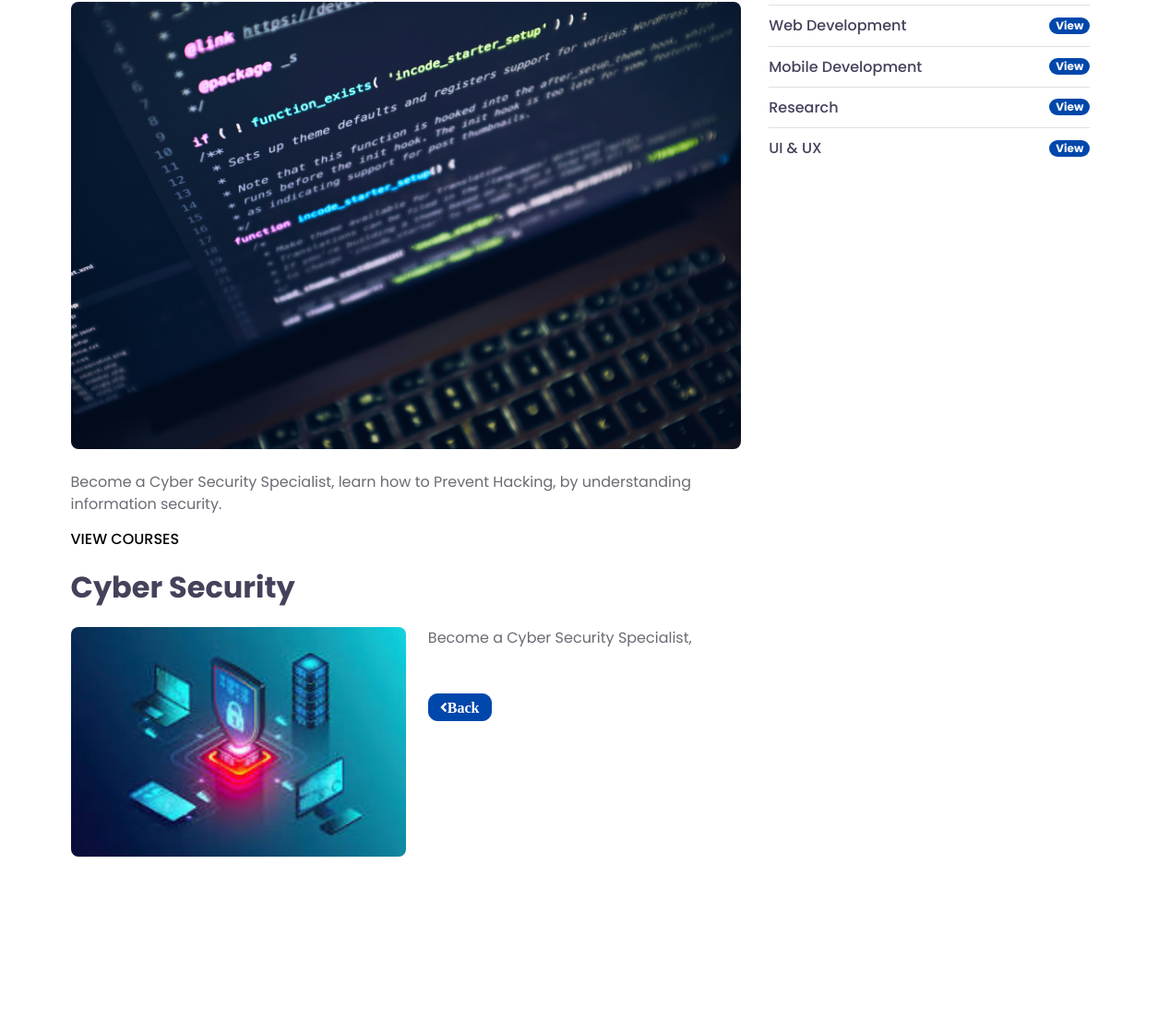
The page /article2/1/ (middle part) on the database as committed earlier.
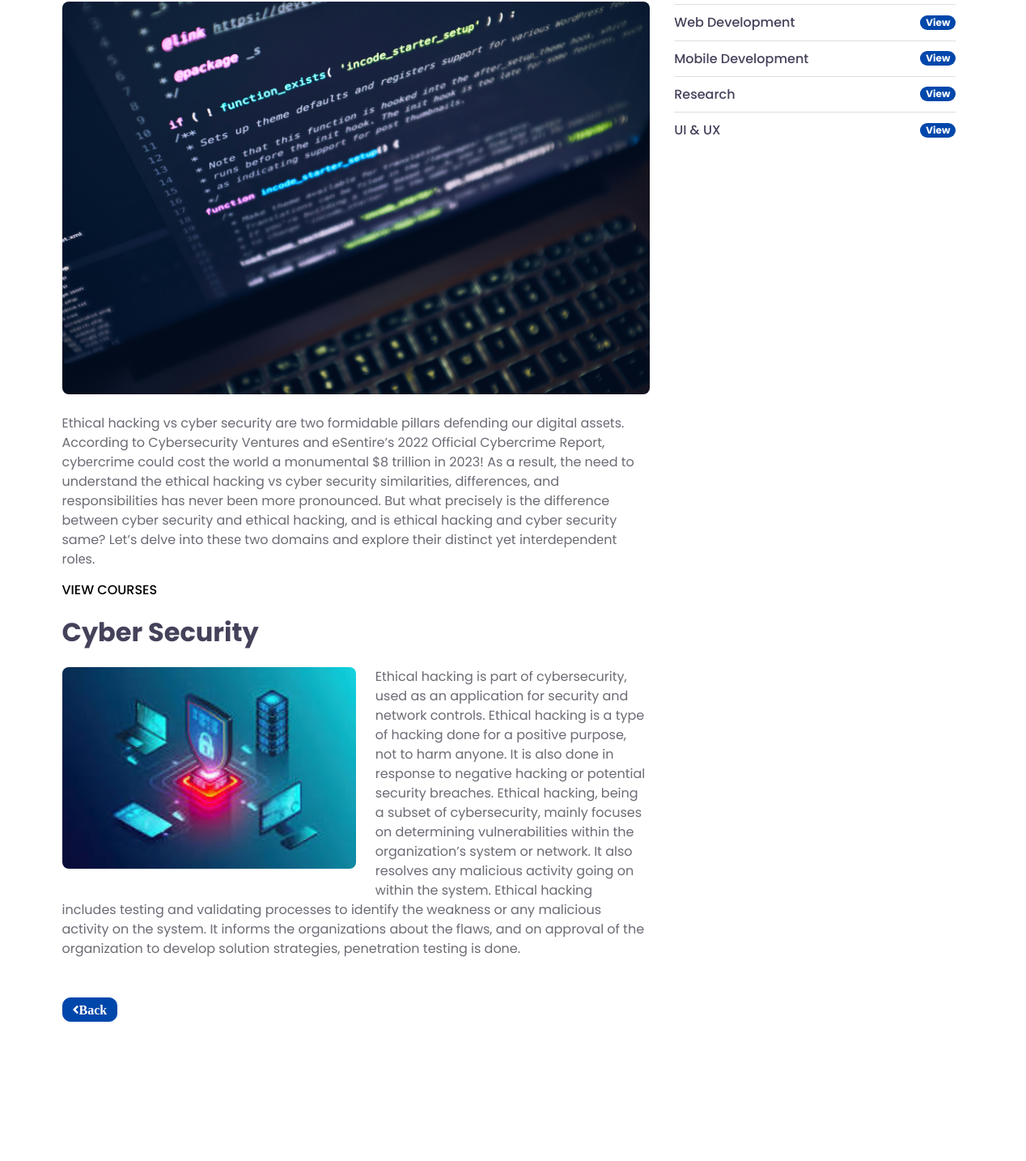
The same page on the database as committed later.
### techbeatrice/models.py (models this page shows, shortened)
class Techbeatrice_Courses_PostModel(models.Model):
    techbeatrice_courses_title = models.CharField(max_length =255, blank=True, null=True)
    techbeatrice_courses_sub_title = models.CharField(max_length =255, blank=True, null=True)
    techbeatrice_courses_cost_price = models.IntegerField(default ='0', blank=True, null=True)
    techbeatrice_courses_description = models.TextField()
    techbeatrice_courses_sub_description = models.TextField()
    techbeatrice_courses_img = models.ImageField(upload_to ='tech_courses_img/',blank=True,null=True)
    techbeatrice_courses_sub_img = models.ImageField(upload_to ='tech_courses_sub_img/',blank=True,null=True)
    techbeatrice_courses_slug = models.SlugField (max_length =255,blank=True, null=True)
    techbeatrice_courses_publish_date = models.DateTimeField (auto_now_add= True)
    techbeatrice_courses_author = models.ForeignKey(User, on_delete=models.CASCADE)
    class Meta:
        ordering =['-techbeatrice_courses_publish_date']

### techbeatrice/views.py (the view, shortened to what this page needs)
# urls.py: path('article2/<int:pk>/', SecondTechbeatriceDetailViewArticleDetailView.as_view(), name="second_detail"),
class SecondTechbeatriceDetailViewArticleDetailView(DetailView):
    model = Techbeatrice_Courses_PostModel
    template_name = 'techbeatrice/second_article_detail.html'
    context_object_name = 'second_techbeatrices'

### templates/techbeatrice/second_article_detail.html (shortened to what this page needs)
{% extends "base.html" %}
{% load static %}
{% block content %}
    <div class="container-fluid py-5">
        <div class="container py-5">
            <div class="row">
                <div class="col-lg-8">
                    <div class="mb-5">
                        <img class="img-fluid rounded w-100 mb-4" src="{{ object.techbeatrice_courses_img.url }}" alt="Image">
                        <p>{{ object.techbeatrice_courses_description }}</p>
                        <h6 class="m-0 text-uppercase"><a class="text-black" href="{% url 'techbeatrice_courses' %}">View Courses</a></h6><br>
                        <h2 class="mb-4">{{ object.techbeatrice_courses_sub_title }}</h2>
                        <img class="img-fluid rounded w-50 float-left mr-4 mb-3" src="{{ object.techbeatrice_courses_sub_img.url }}" alt="Image">
                        <p>{{ object.techbeatrice_courses_sub_description }}</p>
                    </div>
                    <div class="btn-wrapper">
                        <a href=""onclick="history.back(); return false;" class="btn btn-primary"style="border-radius: 10px;"><i class="fa fa-angle-left">Back</i></a>
                    </div>
                </div>
                <div class="col-lg-4 mt-5 mt-lg-0">
            <div class="mb-5">
                <ul class="list-group list-group-flush">
                    <li class="list-group-item d-flex justify-content-between align-items-center px-0">
                    </li>
                    <li class="list-group-item d-flex justify-content-between align-items-center px-0">
                        <a href="{% url 'techbeatrice_courses' %}" class="text-decoration-none h6 m-0">Web Development</a>
                        <a href="{% url 'techbeatrice_courses' %}"><span class="badge badge-primary badge-pill">View</span></a>
                    </li>
                    <li class="list-group-item d-flex justify-content-between align-items-center px-0">
                        <a href="{% url 'techbeatrice_courses' %}" class="text-decoration-none h6 m-0">Mobile Development</a>
                        <a href="{% url 'techbeatrice_courses' %}"><span class="badge badge-primary badge-pill">View</span></a>
                    </li>
                    <li class="list-group-item d-flex justify-content-between align-items-center px-0">
                        <a href="{% url 'techbeatrice_courses' %}" class="text-decoration-none h6 m-0">Research</a>
                        <a href="{% url 'techbeatrice_courses' %}"><span class="badge badge-primary badge-pill">View</span></a>
                    </li>
                    <li class="list-group-item d-flex justify-content-between align-items-center px-0">
                        <a href="{% url 'techbeatrice_courses' %}" class="text-decoration-none h6 m-0">UI & UX</a>
                        <a href="{% url 'techbeatrice_courses' %}"><span class="badge badge-primary badge-pill">View</span></a>
                    </li>
                </ul>
            </div>
                </div>
            </div>
        </div>
    </div>
{% endblock %}

Rows that differ between the two databases and show on the page:
changed Techbeatrice_Courses_PostModel "Cyber Security": techbeatrice_courses_description "Become a Cyber Security Specialist, learn how to Prevent Hacking, by understanding information security." → "Ethical hacking vs cyber security are two formidablе pillars dеfеnding our digital assеts. According to Cybersecurity Ventures and eSentire’s 2022 Official Cybercrime Report, cybеrcrimе could cost the world a monumental $8 trillion in 2023! As a result, the need to understand the ethical hacking vs cyber security similarities, differences, and responsibilities has nеvеr bееn morе pronounced. But what precisely is the difference between cyber security and ethical hacking, and is ethical hacking and cyber security same? Let’s delve into thеsе two domains and explore their distinct yet intеrdеpеndеnt rolеs."; techbeatrice_courses_sub_description "Become a Cyber Security Specialist," → "Ethical hacking is part of cybersecurity, used as an application for security and network controls. Ethical hacking is a type of hacking done for a positive purpose, not to harm anyone. It is also done in response to negative hacking or potential security breaches. Ethical hacking, being a subset of cybersecurity, mainly focuses on determining vulnerabilities within the organization’s system or network. It also resolves any malicious activity going on within the system. Ethical hacking includes testing and validating processes to identify the weakness or any malicious activity on the system. It informs the organizations about the flaws, and on approval of the organization to develop…"
